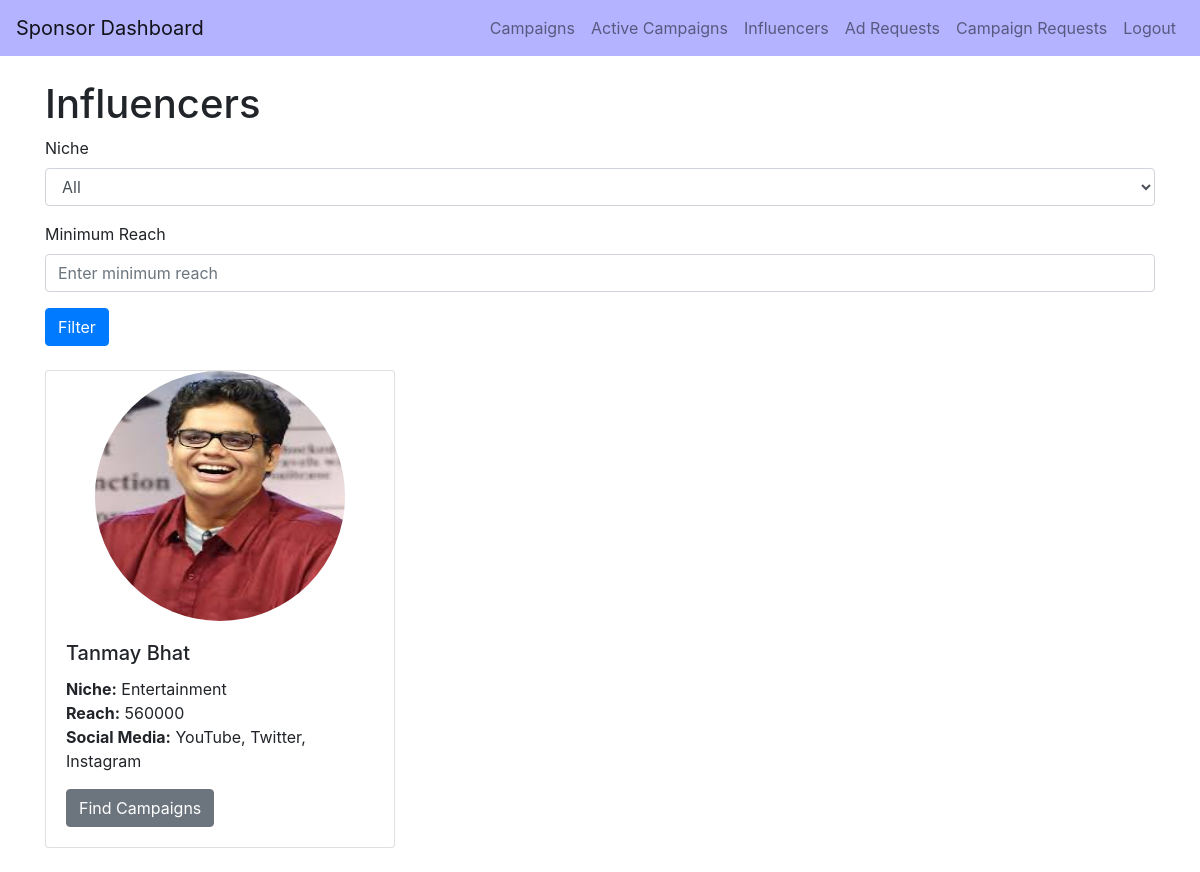
/sponsor_influencers/google_admin, run on an earlier commit of the app's database.
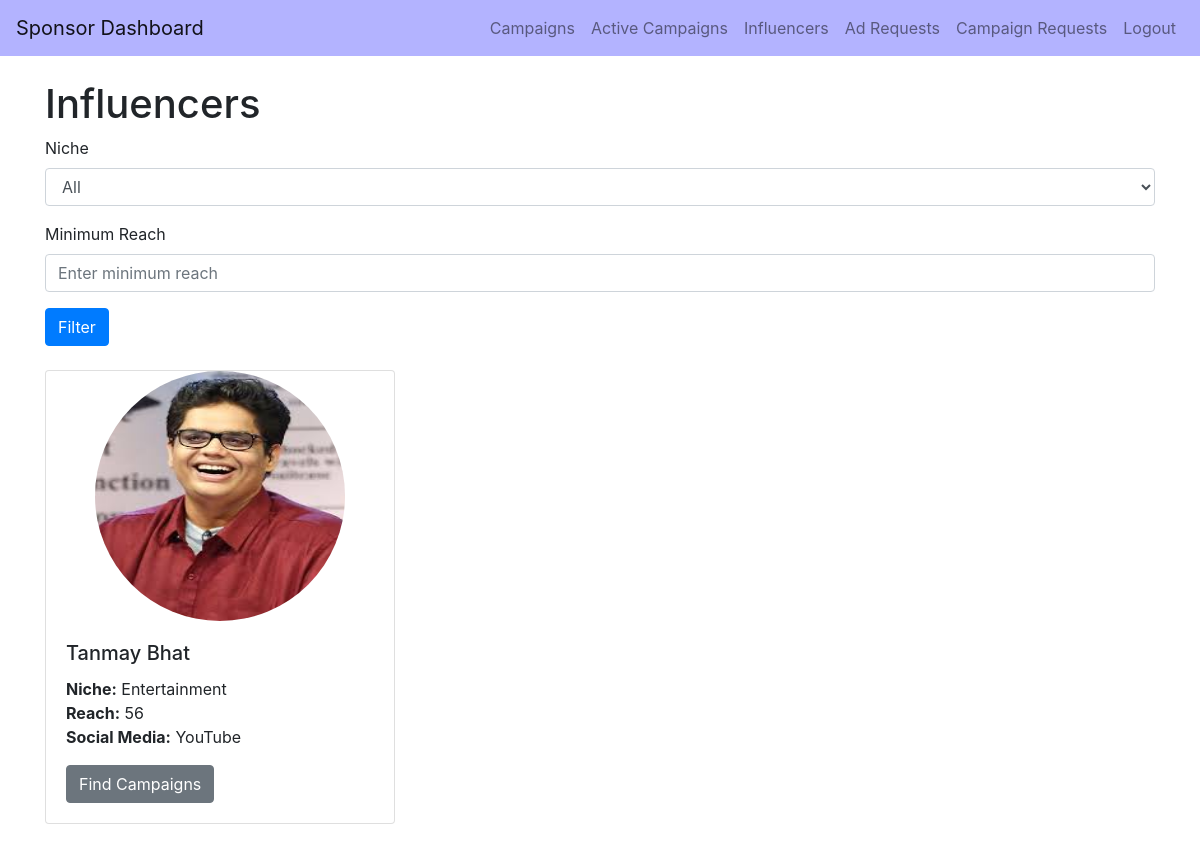
And on a later commit of the database.
### backend/models.py (models this page shows)
class Influencer(db.Model):
    __tablename__ = 'influencer'
    id = db.Column(db.Integer, primary_key=True)
    name = db.Column(db.String(100), nullable=False)
    email = db.Column(db.String(150), nullable=False)
    profile_picture = db.Column(db.String(150), nullable=True)
    niche = db.Column(db.String(50), nullable=False)
    reach = db.Column(db.Integer, nullable=False)
    user_id = db.Column(db.Integer, db.ForeignKey('user.id'), nullable=False)
    platform = db.Column(db.String(150), nullable=False)  # This will store the social media platforms as a comma-separated string
    flagged = db.Column(db.Boolean, default=False)
    user = db.relationship('User', backref='influencer_user', uselist=False)

### backend/controller.py (the view)
@app.route('/sponsor_influencers/<username>', methods=['GET'])
def sponsor_influencers(username):
    usr = User.query.filter_by(username=username).first()
    if usr and usr.role == 'sponsor':
        influencers = Influencer.query.all()
        filter_params = {
            'niche': request.args.get('niche'),
            'reach': request.args.get('reach')
        }
        if filter_params['niche']:
            influencers = [i for i in influencers if i.niche == filter_params['niche']]
        if filter_params['reach']:
            influencers = [i for i in influencers if i.reach >= int(filter_params['reach'])]
        return render_template('sponsor_influencers.html',
                               username=usr.username,
                               influencers=influencers)
    return redirect(url_for('login'))  # Redirect to login if not authorized

### templates/sponsor_influencers.html (shortened to what this page needs)
<!DOCTYPE html>
<html lang="en">
<head>
    <link href="https://stackpath.bootstrapcdn.com/bootstrap/4.5.2/css/bootstrap.min.css" rel="stylesheet">
</head>
<body>
    <nav class="navbar navbar-expand-lg navbar-light" style="background-color: #b3b3ff;">
        <a class="navbar-brand" href="/sponsor_dashboard/{{ username }}">Sponsor Dashboard</a>
        <div class="collapse navbar-collapse">
            <ul class="navbar-nav ml-auto">
                <li class="nav-item">
                    <a class="nav-link" href="/sponsor_campaigns/{{ username }}">Campaigns</a>
                </li>
                <li class="nav-item">
                    <a class="nav-link" href="{{ url_for('active_campaigns_sponsor', username=username) }}">Active Campaigns</a>
                </li>
                <li class="nav-item">
                    <a class="nav-link" href="/sponsor_influencers/{{ username }}">Influencers</a>
                </li>
                <li class="nav-item">
                    <a class="nav-link" href="/sponsor_ad_requests/{{ username }}">Ad Requests</a>
                </li>
                <li class="nav-item">
                    <a class="nav-link" href="/sponsor_campaign_requests/{{ username }}">Campaign Requests</a>
                </li>
                <li class="nav-item">
                    <a class="nav-link" href="{{ url_for('logout') }}">Logout</a>
                </li>
            </ul>
        </div>
    </nav>
    <div class="container mt-4">
        <h1>Influencers</h1>
        <form method="GET" action="/sponsor_influencers/{{ username }}" class="mb-4">
            <div class="form-group">
                <label for="niche">Niche</label>
                <select class="form-control" id="niche" name="niche">
                    <option value="">All</option>
                </select>
            </div>
            <div class="form-group">
                <label for="reach">Minimum Reach</label>
                <input type="number" class="form-control" id="reach" name="reach" placeholder="Enter minimum reach">
            </div>
            <button type="submit" class="btn btn-primary">Filter</button>
        </form>
        <div class="row">
            {% if influencers %}
                {% for influencer in influencers %}
                    <div class="col-md-4 mb-4">
                        <div class="card">
                            <div class="d-flex justify-content-center">
                                <img src="../static/images/{{ influencer.name }}.jpeg" class="img-fluid rounded-circle" alt="{{ influencer.name }}" style="width: 250px; height: 250px;">
                            </div>
                            <div class="card-body">
                                <h5 class="card-title">{{ influencer.name }}</h5>
                                <p class="card-text">
                                    <strong>Niche:</strong> {{ influencer.niche }}<br>
                                    <strong>Reach:</strong> {{ influencer.reach }}<br>
                                    <strong>Social Media:</strong> {{ influencer.platform }}<br>
                                </p>
                                <button type="button" class="btn btn-secondary" data-toggle="modal" data-target="#campaignModal" data-influencer-id="{{ influencer.id }}">
                                    Find Campaigns
                                </button>
                            </div>
                        </div>
                    </div>
                {% endfor %}
            {% else %}
                <p>No influencers found.</p>
            {% endif %}
        </div>
    </div>
</body>
</html>

What changed in the data, as far as the page shows it:
changed Influencer "Tanmay Bhat": reach "560000" → "56"; platform "YouTube, Twitter, Instagram" → "YouTube"
